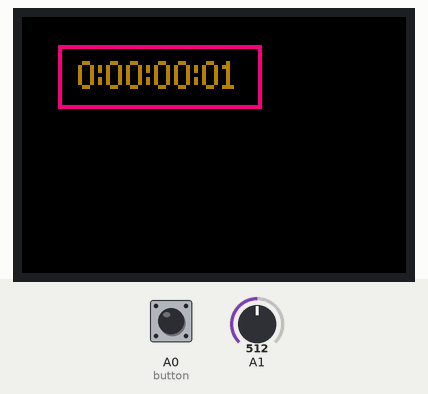
Simulated run of this sketch. Board: Arduino Uno, built with avr-gcc and run on an emulated ATmega328P. Shown: 96×64 colour display. Inputs (shaded band) come from the test bench; at power-on: A0 (button) LOW, A1 = 512. What the sketch prints to the serial monitor is not drawn.

Above: at 1.3 s.
1.4 s: A0 (button) pulled HIGH for 0.15 s
Timing chart, 0 to 4.4 s (numbered marks = the images above; inputs shaded):
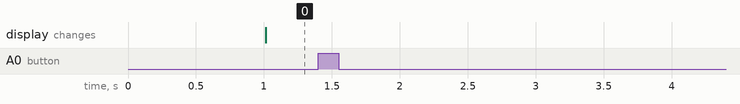

Measured:
- after the input at 1.4 s, every drawn part: stays the same

The sketch:

charger-destination-board.ino
```cpp
#include "map.h"
#include "display.h"
#include <stdarg.h>

const char voltage[] PROGMEM = "";
const char runtime[] PROGMEM = "";
const char pere_marquette[] PROGMEM = "PERE MARQUETTE";
const char grand_rapids[] PROGMEM = "GRAND RAPIDS";
const char chicago[] PROGMEM = "CHICAGO";
const char illinois_zephyr[] PROGMEM = "ILLINOIS ZEPHYR";
const char blue_water[] PROGMEM = "BLUE WATER";
const char grvmrc[] PROGMEM = "GRVMRC";
const char wolverine[] PROGMEM = "WOLVERINE";

const char *const destinations[] PROGMEM = {voltage, runtime, pere_marquette, grand_rapids, chicago, illinois_zephyr, blue_water, grvmrc, wolverine};

bool scrolling = true;        // dictates whether the message inside the destination board scrolls
bool disableScrolling = true;
bool messageChanged = true;   // initalized to true to let the message initially show up
bool old_A0 = false;          // stores the old status of
char str[21];                 // local copy of the string from flash
int messageWidth = 0;         // width of the message in pixels
int x = 2;                    // top-left x coordinate of the message in the destination board
int y = 3;                    // top-left x coordinate of the message in the destination board
struct Map char_map;
long lastMoved = millis();    // used to keep track of the last time the message was scrolled across the screen
long lastMeasured = millis(); // used to keep track of the last time status was queried (volts, amps, etc.)
long startUp = millis();
int messageId = 1;            // index of the message in destinations[] that is currently being displayed

void setup() {
  Serial.begin(9600);
  pinMode(A0, INPUT);
  pinMode(A1, INPUT);
  display.begin();
}

int power(int x, int y) {
  return y == 0 ? 1 : x * power(x, y - 1);  // this is here because I'm having problems with the pow function in the math library
}

/**
   Returns the characters converted to one integer given the index for the characterData array
   argc - the number of arguments this function expects to see
   ... - chars to conver to integers from left to right
*/
int charsToIntValue(int argc, ...) {
  va_list argp;           // store pointer to varargs list
  va_start(argp, argc);   // initalize varargs list with pointer and the last non-varargs argument in this method
  int multiplier = power(10, argc - 1);
  int result = 0;
  for (int i = 0; i < argc; i++) {
    int index = va_arg(argp, int);
    char c = pgm_read_word(&characterData[index]);
    result += (c - 48) * multiplier;
    multiplier /= 10;
  }
  va_end(argp);
  return result;
}

void printMessage(bool findWidth) {
  int tempX = x;
  if (findWidth) {
    messageWidth = 0;
  }

  for (int i = 0; i < sizeof(str) / sizeof(char) - 1; i++) {
    if (str[i] != 0) {
      int index = char_map.getCharacterData(str[i]);
      int numberOfLines = charsToIntValue(2, index + 1, index + 2);
      int offset = charsToIntValue(4, index + 4, index + 5, index + 6, index + 7);
      for (int i = 0; i < numberOfLines; i++) {
        int line[4] = {pgm_read_word(&lineData[offset + 0]), pgm_read_word(&lineData[offset + 1]), pgm_read_word(&lineData[offset + 2]), pgm_read_word(&lineData[offset + 3])};
        display.drawLine(line[0] + tempX, line[1] + y, line[2] + tempX, line[3] + y, AMBER);
        offset += 4;
      }
      int add = charsToIntValue(1, index + 3) + 1;  // read value for width of character, then add 1 for spacing between characters
      tempX += add;
      if (findWidth) {
        messageWidth += add;
      }
    } else {
      break;
    }
  }

  if (findWidth) {
    scrolling = messageWidth > 43 && !disableScrolling;
  }
  if (!scrolling) {
    display.shiftImage(((boardWidth - messageWidth) / 2) - 2);
  }

  display.drawImage();
}

bool isStatus(int messageId) {
  return messageId >= 0 && messageId <= 1;
}

void loop() {
  if (messageChanged) {
    if (!isStatus(messageId)) {
      x = 2;
      memset(str, 0, sizeof(str));  // zeros out the string
      strncpy_P(str, pgm_read_word(&destinations[messageId]), 50);
      printMessage(true);
    }
    messageChanged = false;
    Serial.println(messageId);
  }
  if (scrolling && millis() - lastMoved >= 60) {
    if (x < -messageWidth) {
      x = BOTTOM_RIGHT_CORNER[0] + 3;
    } else {
      x--;
    }
    printMessage(false);
    lastMoved = millis();
  }
  if (messageId == 0 && (messageChanged || millis() - lastMeasured >= 100)) {
    disableScrolling = true;
    int value = analogRead(A1);
    float R1 = 47000.00;
    float R2 = 22000.00;
    float voltage = value * (5.0 / 1024) * ((R1 + R2) / R2);
    memset(str, 0, 8);  // zeros out the string
    sprintf(str, "%s%d.%02dV", (voltage < 10.00 ? "0" : ""), (int) voltage, (int) (voltage * 100.0) % 100);
    x = 2;
    printMessage(true);
    lastMeasured = millis();
    messageChanged = false;
  } else if (messageId == 1 && (messageChanged || millis() - lastMeasured >= 1000)) {
    disableScrolling = true;
    long time = millis();
    int days = (time / 86400000) % 9;
    int hours = (time / 3600000) % 24;
    int minutes = (time / 60000) % 60;
    int seconds = (time / 1000) % 60;
    memset(str, 0, sizeof(str));
    sprintf(str, "%d:%s%d:%s%d:%s%d", days, hours < 10 ? "0" : "", hours, minutes < 10 ? "0" : "", minutes, seconds < 10 ? "0" : "", seconds);
    x = 2;
    printMessage(true);
    lastMeasured = millis();
    messageChanged = false;
  } else {
    disableScrolling = false;
  }
  if (digitalRead(A0) == HIGH) {  // if using a button to test this, no code accounts for the button bounce problem
    if (!old_A0) {
      messageId++;
      if (messageId % (sizeof(destinations) / sizeof(char*)) == 0) {
        messageId = 0;
      }
      messageChanged = true;
      old_A0 = true;
    }
  } else {
    old_A0 = false;
  }
}
```

display.h
```cpp
#ifndef display_h
#define display_h

#include <Adafruit_GFX.h>
#include <Adafruit_SSD1331.h>
#include <SPI.h>
#include <limits.h>

#define sclk 13
#define mosi 11
#define cs   4
#define rst  3
#define dc   2

const int TOP_LEFT_CORNER[] = {10, 8};
const int BOTTOM_RIGHT_CORNER[] = {TOP_LEFT_CORNER[0] + 48, TOP_LEFT_CORNER[1] + 13};
const int boardWidth = BOTTOM_RIGHT_CORNER[0] - TOP_LEFT_CORNER[0] + 1;
const int boardHeight = BOTTOM_RIGHT_CORNER[1] - TOP_LEFT_CORNER[1] + 1;
char image[boardWidth][boardHeight]; // [x][y]: 0 = black, 1 = amber, 2 = change to black, 3 = change to amber (using char since it's shorter than an int)
const int BLACK = 0x000000;
const int AMBER = 0xFFB400;

class Display {
  public:
    begin();
    drawPixel(int x, int y, int color);
    shiftImage(int x);
    drawLine(int startX, int startY, int endX, int endY, int color);
    setCursor(int x, int y);
    setTextColor(int color);
    setTextSize(int size);
    printText(char* str);
    fillRect(int startX, int startY, int endX, int endY, int color);
    drawRect(int startX, int startY, int endX, int endY, int color);
    fillScreen(int color);
    clearDestinationBoard();
    drawImage();
  private:
    static Adafruit_SSD1331 display;
    static bool running;
};

Adafruit_SSD1331 Display::display = Adafruit_SSD1331(&SPI, cs, dc, rst);
bool Display::running = false;

Display::begin() {
  if (!running) {
    for (int x = 0; x < boardWidth; x++) {
      for (int y = 0; y < boardHeight; y++) {
        if (image[x][y] == 1) {
          image[x][y] = 0;
        }
      }
    }
    display.begin();
    SPI.beginTransaction(SPISettings(8000000, MSBFIRST, SPI_MODE0));
    fillScreen(0x0);
    drawRect(TOP_LEFT_CORNER[0] - 1, TOP_LEFT_CORNER[1] - 1, BOTTOM_RIGHT_CORNER[0] + 1, BOTTOM_RIGHT_CORNER[1] + 1, 0xF00F);
    running = true;
  }
};

bool withinBounds(int x, int y) {
  return x >= 0 && x < boardWidth && y >= 0 && y < boardHeight;
}

Display::drawPixel(int x, int y, int color) {
  if (x < boardWidth && x >= 0 && y < boardHeight && y >= 0) {
    if (color == BLACK && withinBounds(x, y) && image[x][y] != 0 && image[x][y] != 2) {
      image[x][y] = 2;
    } else if (color == AMBER && withinBounds(x, y)) {
      image[x][y] = 3;
    }
  }
}

Display::shiftImage(int x) {
  for (int xx = boardWidth - 1 - x; xx >= 1; xx--) {
    for (int yy = 1; yy < boardHeight; yy++) {
      drawPixel(xx + x, yy, image[xx][yy] == 3 ? AMBER : BLACK);
      drawPixel(xx, yy, BLACK);
    }
  }
}

Display::drawLine(int startX, int startY, int endX, int endY, int color) {
  if (startX > endX) {
    int temp = startX;
    startX = endX;
    endX = temp;
  }
  if (startY > endY) {
    int temp = startY;
    startY = endY;
    endY = temp;
  }
  bool isYEqual = startY == endY;
  bool isXEqual = startX == endX;
  if (!isXEqual && !isYEqual) {
    setCursor(0, 16);
    setTextColor(0xFF000);
    setTextSize(1);
    printText("ERROR: UNEXPECTED DRAW");
  } else {
    int *ptr = isYEqual ? &startX : &startY;  // stores a pointer to the variable whether it needs to draw vertically (chooses x) or horizontally (chooses y)
    int end = isYEqual ? endX : endY;
    for (; *ptr <= end; (*ptr)++) {
      drawPixel(startX, startY, color);
    }
  }
};

Display::setCursor(int x, int y) {
  display.setCursor(x, y);
};

Display::setTextColor(int color) {
  display.setTextColor(color);
};

Display::setTextSize(int size) {
  display.setTextSize(size);
};

Display::printText(char* str) {
  display.print(str);
};

Display::drawRect(int startX, int startY, int endX, int endY, int color) {
  display.drawLine(startX, startY, endX, startY, color);
  display.drawLine(startX, startY, startX, endY, color);
  display.drawLine(endX, startY, endX, endY, color);
  display.drawLine(startX, endY, endX, endY, color);
};

Display::fillScreen(int color) {
  display.fillScreen(color);
};

Display::drawImage() {
  for (int x = 0; x < boardWidth; x++) {
    for (int y = 0; y < boardHeight; y++) {
      if (image[x][y] == 2 || image[x][y] == 1) {
        display.drawPixel(x + TOP_LEFT_CORNER[0], y + TOP_LEFT_CORNER[1], BLACK);
        image[x][y] = 0;
      } else if (image[x][y] == 3) {
        display.drawPixel(x + TOP_LEFT_CORNER[0], y + TOP_LEFT_CORNER[1], AMBER);
        image[x][y] = 1;
      }
    }
  }
};

#endif
```

Source omitted: map.h (data table, 4957 bytes)
